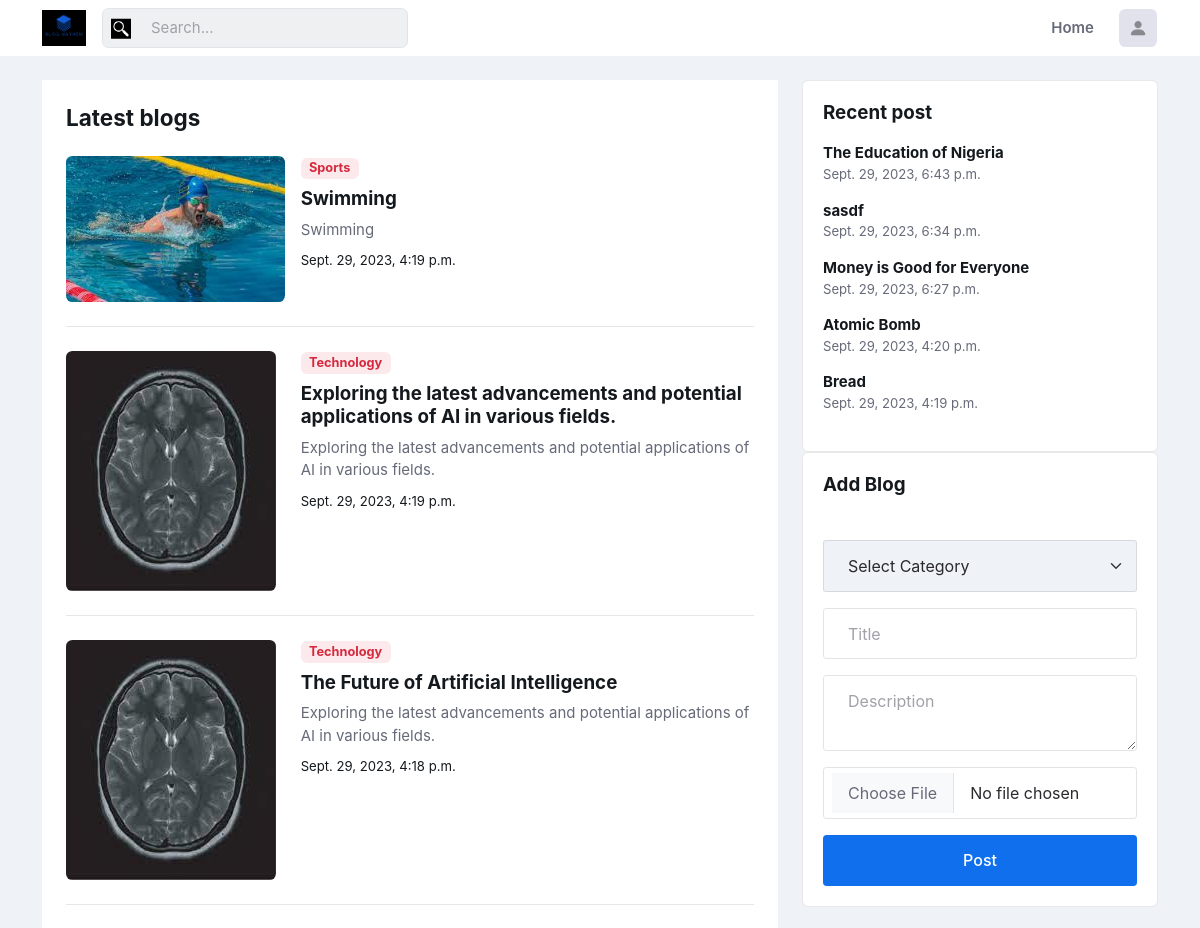
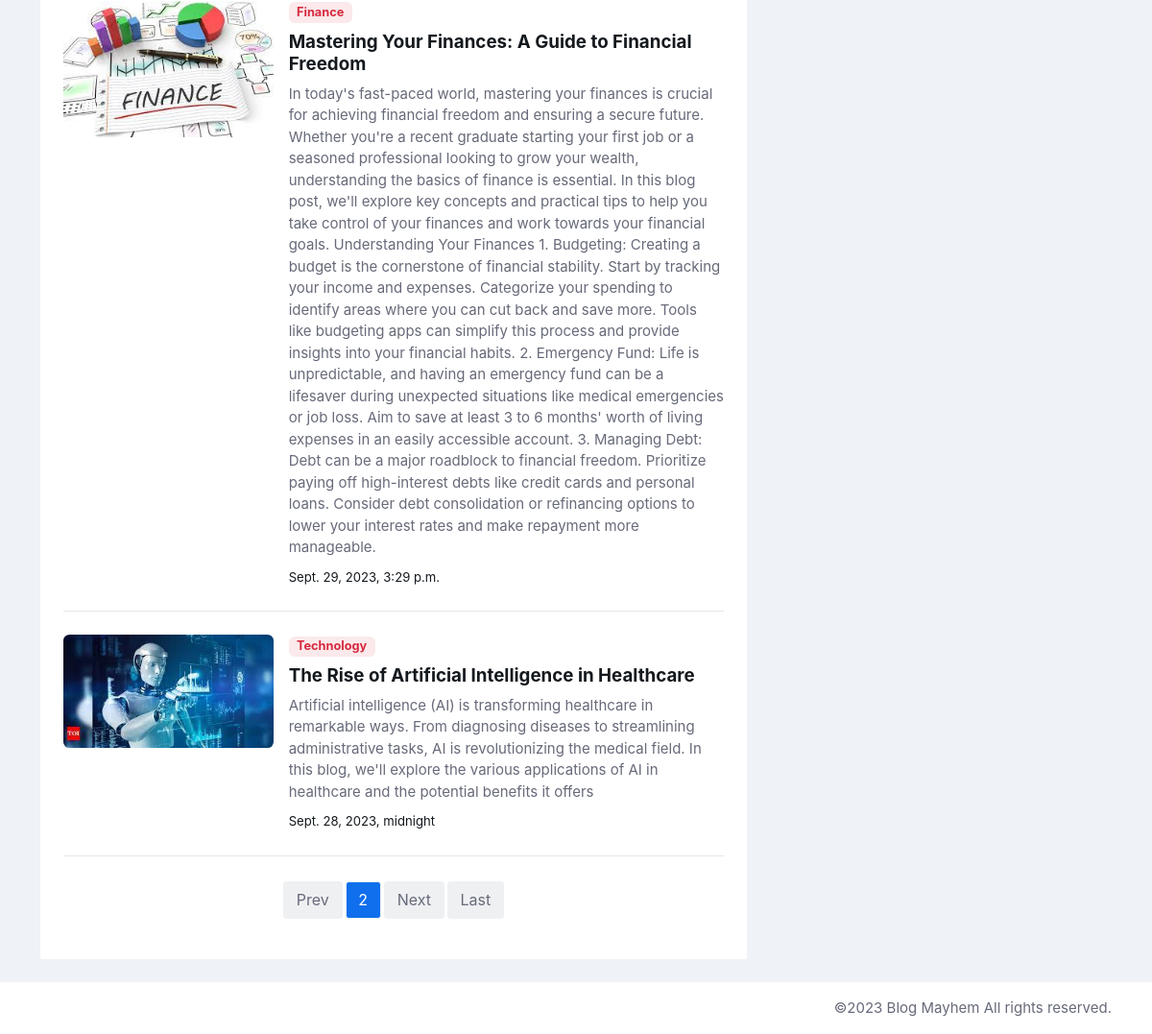
/page/2, run on the app's committed database (2 pictures, top to bottom).
### base/models.py (models this page shows, shortened)
class Blog(models.Model):
    title = models.CharField(max_length=255)
    category = models.ForeignKey(Category, on_delete=models.CASCADE)
    description = models.TextField()
    image = models.ImageField(upload_to="images", storage=FileSystemStorage("base/static"))
    user = models.ForeignKey(User, on_delete=models.CASCADE)
    created = models.DateTimeField(auto_created=True, auto_now_add=True)

class Category(models.Model):
    title = models.CharField(max_length=30)
    def __str__(self):
        return f"{self.title}"

### base/views.py (the view)
# urls.py: path("page/<int:page>", views.page, name="home"),
def page(request, page=1):
    blogs = Blog.objects.order_by("-created")
    paginator = Paginator(blogs, 5)  # Show 10 blogs per page
    page_obj = paginator.get_page(page)
    recent = Blog.objects.order_by("-created")[:5]
    categories = Category.objects.all()
    context = {
        "blogs": page_obj,
        "categories": categories,
        "recent": recent,
    }
    return render(request, "blog.html", context)

### base/templates/blog.html (shortened to what this page needs)
{% extends "base.html" %}
{% load static %}
{% block content %}
<main>
  <div class="container">
    <div class="row g-4">
      <div class="col-lg-8">
        <div class="bg-mode p-4">
          <h1 class="h4 mb-4">Latest blogs</h1>
          {% for blog in blogs %}
          <div class="card bg-transparent border-0">
            <div class="row g-3">
              <div class="col-4">
                <img class="rounded" src="{% static blog.image.url %}" alt="">
              </div>
              <div class="col-8">
                <a class="badge bg-danger bg-opacity-10 text-danger mb-2 fw-bold">{{blog.category}}</a>
                <h5><a href="{% url "details" blog.id %}" class="btn-link  text-reset fw-bold">{{blog.title}}</a></h5>
                <div class="d-none d-sm-inline-block">
                  <p class="mb-2">{{blog.description}}</p>
                  <a class="small text-secondary" href="{% url "details" blog.id %}">{{blog.created}}</a>
                </div>
              </div>
            </div>
          </div>
          <hr class="my-4">
          {% endfor %}
          <div class="mt-4">
            <nav aria-label="navigation">
              <ul class="pagination pagination-light d-inline-block d-md-flex justify-content-center">
                <li class="page-item ">
                  {% if blogs.has_previous %}
                  <a class="page-link" href="{% url "home" blogs.previous_page_number %}">Prev</a>
                  {% endif %}
                </li>
                <li class="page-item active"><a class="page-link" href="{% url "home" %}">{{blogs.number}}</a></li>
                <li class="page-item">
                  {% if blogs.has_next %}
                  <a class="page-link" href="{% url "home" blogs.next_page_number %}">Next</a>
                  {% endif %}
                </li>
                <li class="page-item">
                  <a class="page-link" href="{% url "home" blogs.paginator.num_pages %}">Last</a>
                </li>
              </ul>
            </nav>
          </div>
        </div>
      </div>
      <div class="col-lg-4">
        <div class="row g-4">
          <div class="col-sm-6 col-lg-12">
            <div class="card">
              <div class="card-header pb-0 border-0">
                <h5 class="card-title mb-0">Recent post</h5>
              </div>
              <div class="card-body">
                {% for blog in recent %}
                <div class="mb-3">
                  <h6 class="mb-0"><a href="{% url "details" blog.id %}">{{blog.title}}</a></h6>
                  <small>{{blog.created}}</small>
                </div>
                {% endfor %}
              </div>
            </div>
          </div>
        </div>
        <div class="col-sm-6 col-lg-12">
          <div class="card">
            <div class="card-header pb-0 border-0">
              <h5 class="card-title mb-0">Add Blog</h5>
            </div>
            <div class="card-body">
              <form class="mt-sm-4" method="post" enctype="multipart/form-data" action="{% url "add_blog" %}">
                <div class="mb-3 input-group-lg">
                  <select name="category" class="form-select" placeholder="Category" required>
                    <option value="">Select Category</option>
                  </select>
                </div>
                <div class="mb-3 input-group-lg">
                    <input type="text" name="title" class="form-control" placeholder="Title" required>
                </div>
                <div class="mb-3 input-group-lg">
                    <textarea name="description" class="form-control" placeholder="Description" required></textarea>
                </div>
                <div class="mb-3 input-group-lg">
                    <input type="file" name="image" class="form-control" accept="image/*" required>
                </div>
                <div class="d-grid"><button type="submit" class="btn btn-lg btn-primary">Post</button></div>
            </form>
            </div>
          </div>
        </div>
      </div>
    </div>
  </div>
</main>
{% endblock content %}

### data on the page
Blog: image (picture), category "Sports", title "Swimming", description "Swimming", created "Sept. 29, 2023, 4:19 p.m."
Blog: image (picture), category "Technology", title "Exploring the latest advancements and potential applications of AI in various fields.", description "Exploring the latest advancements and potential applications of AI in various fields.", created "Sept. 29, 2023, 4:19 p.m."
Blog: image (picture), category "Technology", title "The Future of Artificial Intelligence", description "Exploring the latest advancements and potential applications of AI in various fields.", created "Sept. 29, 2023, 4:18 p.m."
Blog: image (picture), category "Finance", title "Mastering Your Finances: A Guide to Financial Freedom", description "In today's fast-paced world, mastering your finances is crucial for achieving financial freedom and ensuring a secure future. Whether you're a recent graduate starting your first job or a seasoned professional looking to grow your wealth, understanding the basics of finance is essential. In this blog post, we'll explore key concepts and practical tips to help you take control of your finances and work towards your financial goals. Understanding Your Finances 1. Budgeting: Creating a budget is the cornerstone of financial stability. Start by tracking your income and expenses. Categorize your spending to identify areas where you can cut back and save more. Tools like budgeting apps can…", created "Sept. 29, 2023, 3:29 p.m."
Blog: image (picture), category "Technology", title "The Rise of Artificial Intelligence in Healthcare", description "Artificial intelligence (AI) is transforming healthcare in remarkable ways. From diagnosing diseases to streamlining administrative tasks, AI is revolutionizing the medical field. In this blog, we'll explore the various applications of AI in healthcare and the potential benefits it offers", created "Sept. 28, 2023, midnight"
Blog: title "The Education of Nigeria", created "Sept. 29, 2023, 6:43 p.m."
Blog: title "sasdf", created "Sept. 29, 2023, 6:34 p.m."
Blog: title "Money is Good for Everyone", created "Sept. 29, 2023, 6:27 p.m."
Blog: title "Atomic Bomb", created "Sept. 29, 2023, 4:20 p.m."
Blog: title "Bread", created "Sept. 29, 2023, 4:19 p.m."

### other printed values
{{ blogs.number }} "2"
